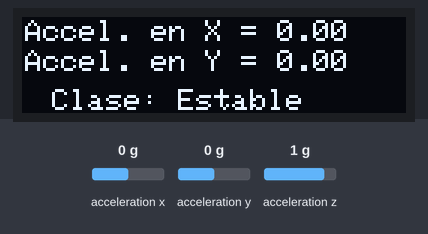
The sketch below on a simulated Arduino Nano 33 BLE. On the bench: 128×32 one-colour display. The test bench sets the inputs (shaded band); at power-on: acceleration x 0 g, acceleration y 0 g, acceleration z 1 g. What the sketch prints to the serial monitor is not drawn.

Above: at 1.4 s.
1.5 s: acceleration x set to -1.4 g
At 2.6 s:
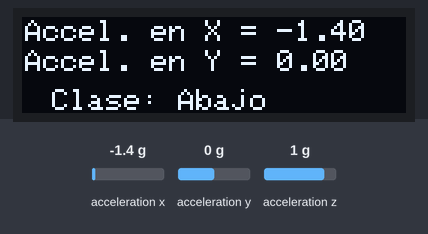
3.2 s: acceleration x set to 0.8 g
At 4.3 s:
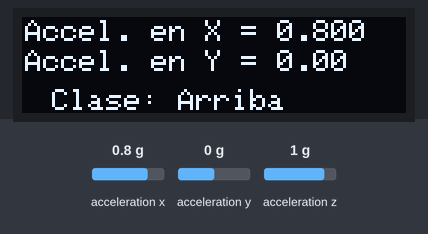
4.9 s: acceleration y set to -1.4 g
At 6.1 s:
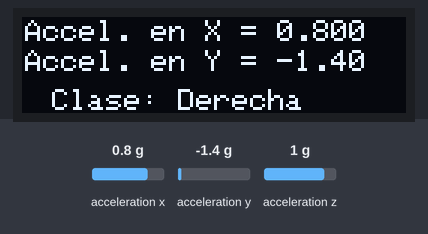
6.6 s: acceleration y set to 1.4 g
At 7.9 s:
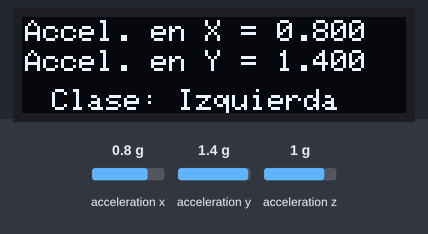
Timing chart, 0 to 9.3 s (numbered marks = the images above; inputs shaded):
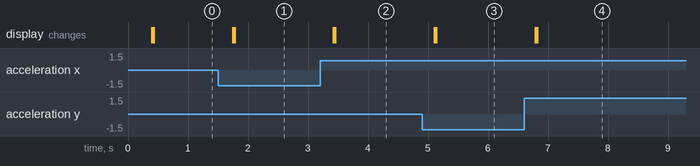

Measured:
- after the input at 1.5 s, the display: first changes after 0.24 s (image 1 shows a later state)
- after the input at 3.2 s, the display: first changes after 0.22 s (image 2 shows a later state)
- after the input at 4.9 s, the display: first changes after 0.21 s (image 3 shows a later state)
- after the input at 6.6 s, the display: first changes after 0.19 s (image 4 shows a later state)

The sketch:

IMU_Car.ino
```cpp
// Clasificador de flores iris mediante Perceptron Multicapa MLP
#include <ArduinoBLE.h>
#include <Adafruit_SSD1306.h>
#include <splash.h>
#include <math.h>
#include <Arduino_LSM9DS1.h>

#define OLED_RESET  -1
#define SCREEN_WIDTH 128 // OLED display width, in pixels
#define SCREEN_HEIGHT 32 // OLED display height, in pixels
Adafruit_SSD1306 display(SCREEN_WIDTH, SCREEN_HEIGHT, &Wire, OLED_RESET);

//Variables Globales
float aX, aY, aZ;
float x1,x2,x1F,x2F;
float X1a1,X2a1,X1a2,X2a2,X1a3,X2a3=0;
float X1,X2;

//Medias y Varianzas
float x_y[10][2]={{0.7154910714285714 , 0.2718917850495367 },
                  {0.1000357142857143 , 0.15414133869899524 },
                  {-0.6939017857142856 , 0.27292512578090994 },
                  {0.188375 , 0.26424285789104796 } ,
                  {0.07196428571428572 , 0.12621798947593382 } ,
                  {0.7499642857142857 , 0.24574532870765348 } ,
                  {0.02628571428571429 , 0.22388917972050004 } ,
                  {-0.8044017857142859 , 0.1902860375020716 } ,
                  {-0.08961607142857143 , 0.1723669386147572 } ,
                  {-0.06876785714285713 , 0.25454472600756295 }};

//Probabilidades de las caracteristicas dadas las clases
float Px1_y1,Px2_y1,Px1_y2,Px2_y2,Px1_y3,Px2_y3,Px1_y4,Px2_y4,Px1_y5,Px2_y5;
float Py1,Py2,Py3,Py4,Py5;

void setup() {
  // Configuración del Display
  display.begin(SSD1306_SWITCHCAPVCC, 0x3C);
  display.clearDisplay();
  display.display();
  display.setRotation(0);
  display.invertDisplay(false);
  display.setTextSize(1);
  display.setTextColor(WHITE,BLACK);
  display.display();
  delay(10);
  //Configuración del puerto
  Serial.begin(115200);
  //while (!Serial);
  delay(200);
  //Serial.println("Started");
  if (!IMU.begin()) {
    Serial.println("Failed to initialize IMU!");
    while (1);
    }

}
void loop() {
  if (IMU.accelerationAvailable()) {
      IMU.readAcceleration(aX, aY, aZ);
      Serial.print(aX, 3);Serial.print(',');
      Serial.print(aY, 3);Serial.print(',');
      Serial.print(aZ, 3);Serial.print(',');
      Serial.println();
      delay(20);
    }

  digitalWrite(LEDR,HIGH);
  digitalWrite(LEDG,HIGH);
  digitalWrite(LEDB,HIGH);
  delay(100);

  display.setCursor(1,1);
  display.print("Accel. en X = ");
  display.println(aX);
  display.setCursor(1,11);
  display.print("Accel. en Y = ");
  display.println(aY);
  display.display();
  X1=aX;
  X2=aY;

  //Clasificador C++, Naives-Gaussiano

  Px1_y1 = ((exp(-((pow((X1-x_y[0][0]),2))/(2*pow(x_y[0][1],2)))))/((x_y[0][1])*sqrt(2*PI)));
  Px2_y1 = ((exp(-((pow((X2-x_y[1][0]),2))/(2*pow(x_y[1][1],2)))))/((x_y[1][1])*sqrt(2*PI)));
  Px1_y2 = ((exp(-((pow((X1-x_y[2][0]),2))/(2*pow(x_y[2][1],2)))))/((x_y[2][1])*sqrt(2*PI)));
  Px2_y2 = ((exp(-((pow((X2-x_y[3][0]),2))/(2*pow(x_y[3][1],2)))))/((x_y[3][1])*sqrt(2*PI)));
  Px1_y3 = ((exp(-((pow((X1-x_y[4][0]),2))/(2*pow(x_y[4][1],2)))))/((x_y[4][1])*sqrt(2*PI)));
  Px2_y3 = ((exp(-((pow((X2-x_y[5][0]),2))/(2*pow(x_y[5][1],2)))))/((x_y[5][1])*sqrt(2*PI)));
  Px1_y4 = ((exp(-((pow((X1-x_y[6][0]),2))/(2*pow(x_y[6][1],2)))))/((x_y[6][1])*sqrt(2*PI)));
  Px2_y4 = ((exp(-((pow((X2-x_y[7][0]),2))/(2*pow(x_y[7][1],2)))))/((x_y[7][1])*sqrt(2*PI)));
  Px1_y5 = ((exp(-((pow((X1-x_y[8][0]),2))/(2*pow(x_y[8][1],2)))))/((x_y[8][1])*sqrt(2*PI)));
  Px2_y5 = ((exp(-((pow((X2-x_y[9][0]),2))/(2*pow(x_y[9][1],2)))))/((x_y[9][1])*sqrt(2*PI)));

  Py1 = ((Px1_y1)*(Px2_y1))/5;
  Py2 = ((Px1_y2)*(Px2_y2))/5;
  Py3 = ((Px1_y3)*(Px2_y3))/5;
  Py4 = ((Px1_y4)*(Px2_y4))/5;
  Py5 = ((Px1_y4)*(Px2_y5))/5;

  if(Py1>Py2 && Py1>Py3 && Py1>Py4 && Py1>Py5)
    {
      digitalWrite(LEDB,LOW);delay(20);
      display.setCursor(10,24);display.println("Clase: Arriba    ");display.display();
    }
    if(Py2>Py1 && Py2>Py3 && Py2>Py4 && Py2>Py5)
    {
      digitalWrite(LEDB,LOW);delay(20);
      display.setCursor(10,24);display.println("Clase: Abajo    ");display.display();
    }
    if(Py3>Py2 && Py3>Py1 && Py3>Py4 && Py3>Py5)
    {
      digitalWrite(LEDG,LOW);delay(20);
      display.setCursor(10,24);display.println("Clase: Izquierda    ");display.display();
    }
    if(Py4>Py2 && Py4>Py3 && Py4>Py1 && Py4>Py5)
    {
      digitalWrite(LEDG,LOW);delay(20);
      display.setCursor(10,24);display.println("Clase: Derecha    ");display.display();
    }
    if(Py5>Py2 && Py5>Py3 && Py5>Py4 && Py5>Py1)
    {
      digitalWrite(LEDR,LOW);delay(20);
      display.setCursor(10,24);display.println("Clase: Estable    ");display.display();
    }

  if(!IMU.accelerationAvailable()){
      digitalWrite(LEDG,LOW);
      display.setCursor(10,24);display.println("IMU Desconectada");display.display();
      delay(15);
    }

}
//Funciones
float fmap(float x, float in_min, float in_max, float out_min, float out_max)
{
  return (x - in_min) * (out_max - out_min) / (in_max - in_min) + out_min;
}
```
